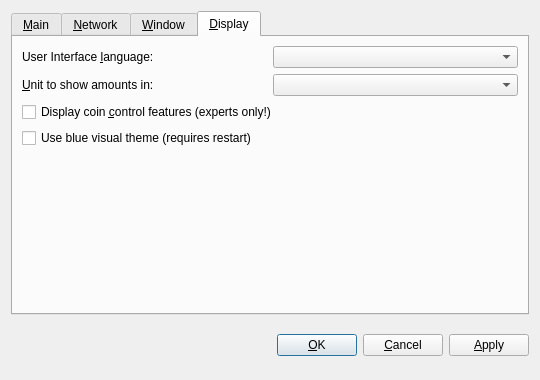
<?xml version="1.0" encoding="UTF-8"?>
<ui version="4.0">
 <class>OptionsDialog</class>
 <widget class="QDialog" name="OptionsDialog">
  <property name="geometry">
   <rect>
    <x>0</x>
    <y>0</y>
    <width>540</width>
    <height>380</height>
   </rect>
  </property>
  <property name="windowTitle">
   <string>Options</string>
  </property>
  <property name="modal">
   <bool>true</bool>
  </property>
  <layout class="QVBoxLayout" name="verticalLayout">
   <item>
    <widget class="QTabWidget" name="tabWidget">
     <property name="tabPosition">
      <enum>QTabWidget::North</enum>
     </property>
     <property name="currentIndex">
      <number>3</number>
     </property>
     <widget class="QWidget" name="tabMain">
      <attribute name="title">
       <string>&amp;Main</string>
      </attribute>
      <layout class="QVBoxLayout" name="verticalLayout_Main">
       <item>
        <widget class="QLabel" name="transactionFeeInfoLabel">
         <property name="text">
          <string>Optional transaction fee per kB that helps make sure your transactions are processed quickly. Most transactions are 1 kB. Fee 0.01 recommended.</string>
         </property>
         <property name="textFormat">
          <enum>Qt::PlainText</enum>
         </property>
         <property name="wordWrap">
          <bool>true</bool>
         </property>
        </widget>
       </item>
       <item>
        <layout class="QHBoxLayout" name="horizontalLayoutFee">
         <item>
          <widget class="QLabel" name="transactionFeeLabel">
           <property name="text">
            <string>Pay transaction &amp;fee</string>
           </property>
           <property name="textFormat">
            <enum>Qt::PlainText</enum>
           </property>
           <property name="buddy">
            <cstring>transactionFee</cstring>
           </property>
          </widget>
         </item>
         <item>
          <widget class="BitcoinAmountField" name="transactionFee"/>
         </item>
         <item>
          <spacer name="horizontalSpacerFee">
           <property name="orientation">
            <enum>Qt::Horizontal</enum>
           </property>
           <property name="sizeHint" stdset="0">
            <size>
             <width>40</width>
             <height>20</height>
            </size>
           </property>
          </spacer>
         </item>
        </layout>
       </item>
       <item>
        <widget class="QLabel" name="reserveBalanceInfoLabel">
         <property name="text">
          <string>Reserved amount does not participate in staking and is therefore spendable at any time.</string>
         </property>
         <property name="textFormat">
          <enum>Qt::PlainText</enum>
         </property>
         <property name="wordWrap">
          <bool>true</bool>
         </property>
        </widget>
       </item>
       <item>
        <layout class="QHBoxLayout" name="horizontalLayoutReserveBalance">
         <item>
          <widget class="QLabel" name="reserveBalanceLabel">
           <property name="text">
            <string>Reserve</string>
           </property>
           <property name="textFormat">
            <enum>Qt::PlainText</enum>
           </property>
           <property name="buddy">
            <cstring>reserveBalance</cstring>
           </property>
          </widget>
         </item>
         <item>
          <widget class="BitcoinAmountField" name="reserveBalance"/>
         </item>
         <item>
          <spacer name="horizontalSpacerReserveBalance">
           <property name="orientation">
            <enum>Qt::Horizontal</enum>
           </property>
           <property name="sizeHint" stdset="0">
            <size>
             <width>40</width>
             <height>20</height>
            </size>
           </property>
          </spacer>
         </item>
        </layout>
       </item>
       <item>
        <widget class="QCheckBox" name="bitcoinAtStartup">
         <property name="toolTip">
          <string>Automatically start Whitecoin after logging in to the system.</string>
         </property>
         <property name="text">
          <string>&amp;Start Whitecoin on system login</string>
         </property>
        </widget>
       </item>
       <item>
        <spacer name="verticalSpacer_Main">
         <property name="orientation">
          <enum>Qt::Vertical</enum>
         </property>
         <property name="sizeHint" stdset="0">
          <size>
           <width>20</width>
           <height>40</height>
          </size>
         </property>
        </spacer>
       </item>
      </layout>
     </widget>
     <widget class="QWidget" name="tabNetwork">
      <attribute name="title">
       <string>&amp;Network</string>
      </attribute>
      <layout class="QVBoxLayout" name="verticalLayout_Network">
       <item>
        <widget class="QCheckBox" name="mapPortUpnp">
         <property name="toolTip">
          <string>Automatically open the Whitecoin client port on the router. This only works when your router supports UPnP and it is enabled.</string>
         </property>
         <property name="text">
          <string>Map port using &amp;UPnP</string>
         </property>
        </widget>
       </item>
       <item>
        <widget class="QCheckBox" name="connectSocks">
         <property name="toolTip">
          <string>Connect to the Whitecoin network through a SOCKS5 proxy (e.g. when connecting through Tor).</string>
         </property>
         <property name="text">
          <string>&amp;Connect through SOCKS5 proxy:</string>
         </property>
        </widget>
       </item>
       <item>
        <layout class="QHBoxLayout" name="horizontalLayout_Network">
         <item>
          <widget class="QLabel" name="proxyIpLabel">
           <property name="text">
            <string>Proxy &amp;IP:</string>
           </property>
           <property name="textFormat">
            <enum>Qt::PlainText</enum>
           </property>
           <property name="buddy">
            <cstring>proxyIp</cstring>
           </property>
          </widget>
         </item>
         <item>
          <widget class="QValidatedLineEdit" name="proxyIp">
           <property name="maximumSize">
            <size>
             <width>140</width>
             <height>16777215</height>
            </size>
           </property>
           <property name="toolTip">
            <string>IP address of the proxy (e.g. 127.0.0.1)</string>
           </property>
          </widget>
         </item>
         <item>
          <widget class="QLabel" name="proxyPortLabel">
           <property name="text">
            <string>&amp;Port:</string>
           </property>
           <property name="textFormat">
            <enum>Qt::PlainText</enum>
           </property>
           <property name="buddy">
            <cstring>proxyPort</cstring>
           </property>
          </widget>
         </item>
         <item>
          <widget class="QLineEdit" name="proxyPort">
           <property name="maximumSize">
            <size>
             <width>55</width>
             <height>16777215</height>
            </size>
           </property>
           <property name="toolTip">
            <string>Port of the proxy (e.g. 9050)</string>
           </property>
          </widget>
         </item>
         <item>
          <spacer name="horizontalSpacer_Network">
           <property name="orientation">
            <enum>Qt::Horizontal</enum>
           </property>
           <property name="sizeHint" stdset="0">
            <size>
             <width>40</width>
             <height>20</height>
            </size>
           </property>
          </spacer>
         </item>
        </layout>
       </item>
       <item>
        <spacer name="verticalSpacer_Network">
         <property name="orientation">
          <enum>Qt::Vertical</enum>
         </property>
         <property name="sizeHint" stdset="0">
          <size>
           <width>20</width>
           <height>40</height>
          </size>
         </property>
        </spacer>
       </item>
      </layout>
     </widget>
     <widget class="QWidget" name="tabWindow">
      <attribute name="title">
       <string>&amp;Window</string>
      </attribute>
      <layout class="QVBoxLayout" name="verticalLayout_Window">
       <item>
        <widget class="QCheckBox" name="minimizeToTray">
         <property name="toolTip">
          <string>Show only a tray icon after minimizing the window.</string>
         </property>
         <property name="text">
          <string>&amp;Minimize to the tray instead of the taskbar</string>
         </property>
        </widget>
       </item>
       <item>
        <widget class="QCheckBox" name="minimizeOnClose">
         <property name="toolTip">
          <string>Minimize instead of exit the application when the window is closed. When this option is enabled, the application will be closed only after selecting Quit in the menu.</string>
         </property>
         <property name="text">
          <string>M&amp;inimize on close</string>
         </property>
        </widget>
       </item>
       <item>
        <spacer name="verticalSpacer_Window">
         <property name="orientation">
          <enum>Qt::Vertical</enum>
         </property>
         <property name="sizeHint" stdset="0">
          <size>
           <width>20</width>
           <height>40</height>
          </size>
         </property>
        </spacer>
       </item>
      </layout>
     </widget>
     <widget class="QWidget" name="tabDisplay">
      <attribute name="title">
       <string>&amp;Display</string>
      </attribute>
      <layout class="QVBoxLayout" name="verticalLayout_Display">
       <item>
        <layout class="QHBoxLayout" name="horizontalLayout_1_Display">
         <item>
          <widget class="QLabel" name="langLabel">
           <property name="text">
            <string>User Interface &amp;language:</string>
           </property>
           <property name="textFormat">
            <enum>Qt::PlainText</enum>
           </property>
           <property name="buddy">
            <cstring>lang</cstring>
           </property>
          </widget>
         </item>
         <item>
          <widget class="QValueComboBox" name="lang">
           <property name="toolTip">
            <string>The user interface language can be set here. This setting will take effect after restarting Whitecoin.</string>
           </property>
          </widget>
         </item>
        </layout>
       </item>
       <item>
        <layout class="QHBoxLayout" name="horizontalLayout_2_Display">
         <item>
          <widget class="QLabel" name="unitLabel">
           <property name="text">
            <string>&amp;Unit to show amounts in:</string>
           </property>
           <property name="textFormat">
            <enum>Qt::PlainText</enum>
           </property>
           <property name="buddy">
            <cstring>unit</cstring>
           </property>
          </widget>
         </item>
         <item>
          <widget class="QValueComboBox" name="unit">
           <property name="toolTip">
            <string>Choose the default subdivision unit to show in the interface and when sending coins.</string>
           </property>
          </widget>
         </item>
        </layout>
       </item>
       <item>
        <widget class="QCheckBox" name="coinControlFeatures">
         <property name="toolTip">
          <string>Whether to show coin control features or not.</string>
         </property>
         <property name="text">
          <string>Display coin &amp;control features (experts only!)</string>
         </property>
        </widget>
       </item>
       <item>
        <widget class="QCheckBox" name="useBlackTheme">
         <property name="text">
          <string>Use blue visual theme (requires restart)</string>
         </property>
        </widget>
       </item>
       <item>
        <spacer name="verticalSpacer_Display">
         <property name="orientation">
          <enum>Qt::Vertical</enum>
         </property>
         <property name="sizeHint" stdset="0">
          <size>
           <width>20</width>
           <height>40</height>
          </size>
         </property>
        </spacer>
       </item>
      </layout>
     </widget>
    </widget>
   </item>
   <item>
    <layout class="QHBoxLayout" name="horizontalLayout_Buttons">
     <item>
      <spacer name="horizontalSpacer_1">
       <property name="orientation">
        <enum>Qt::Horizontal</enum>
       </property>
       <property name="sizeHint" stdset="0">
        <size>
         <width>40</width>
         <height>48</height>
        </size>
       </property>
      </spacer>
     </item>
     <item>
      <widget class="QLabel" name="statusLabel">
       <property name="font">
        <font>
         <weight>75</weight>
         <bold>true</bold>
        </font>
       </property>
       <property name="text">
        <string/>
       </property>
       <property name="textFormat">
        <enum>Qt::PlainText</enum>
       </property>
       <property name="wordWrap">
        <bool>true</bool>
       </property>
      </widget>
     </item>
     <item>
      <spacer name="horizontalSpacer_2">
       <property name="orientation">
        <enum>Qt::Horizontal</enum>
       </property>
       <property name="sizeHint" stdset="0">
        <size>
         <width>40</width>
         <height>48</height>
        </size>
       </property>
      </spacer>
     </item>
     <item>
      <widget class="QPushButton" name="okButton">
       <property name="text">
        <string>&amp;OK</string>
       </property>
      </widget>
     </item>
     <item>
      <widget class="QPushButton" name="cancelButton">
       <property name="text">
        <string>&amp;Cancel</string>
       </property>
       <property name="autoDefault">
        <bool>false</bool>
       </property>
      </widget>
     </item>
     <item>
      <widget class="QPushButton" name="applyButton">
       <property name="text">
        <string>&amp;Apply</string>
       </property>
       <property name="autoDefault">
        <bool>false</bool>
       </property>
      </widget>
     </item>
    </layout>
   </item>
  </layout>
 </widget>
 <customwidgets>
  <customwidget>
   <class>BitcoinAmountField</class>
   <extends>QSpinBox</extends>
   <header>bitcoinamountfield.h</header>
  </customwidget>
  <customwidget>
   <class>QValueComboBox</class>
   <extends>QComboBox</extends>
   <header>qvaluecombobox.h</header>
  </customwidget>
  <customwidget>
   <class>QValidatedLineEdit</class>
   <extends>QLineEdit</extends>
   <header>qvalidatedlineedit.h</header>
  </customwidget>
 </customwidgets>
 <resources/>
 <connections/>
</ui>
